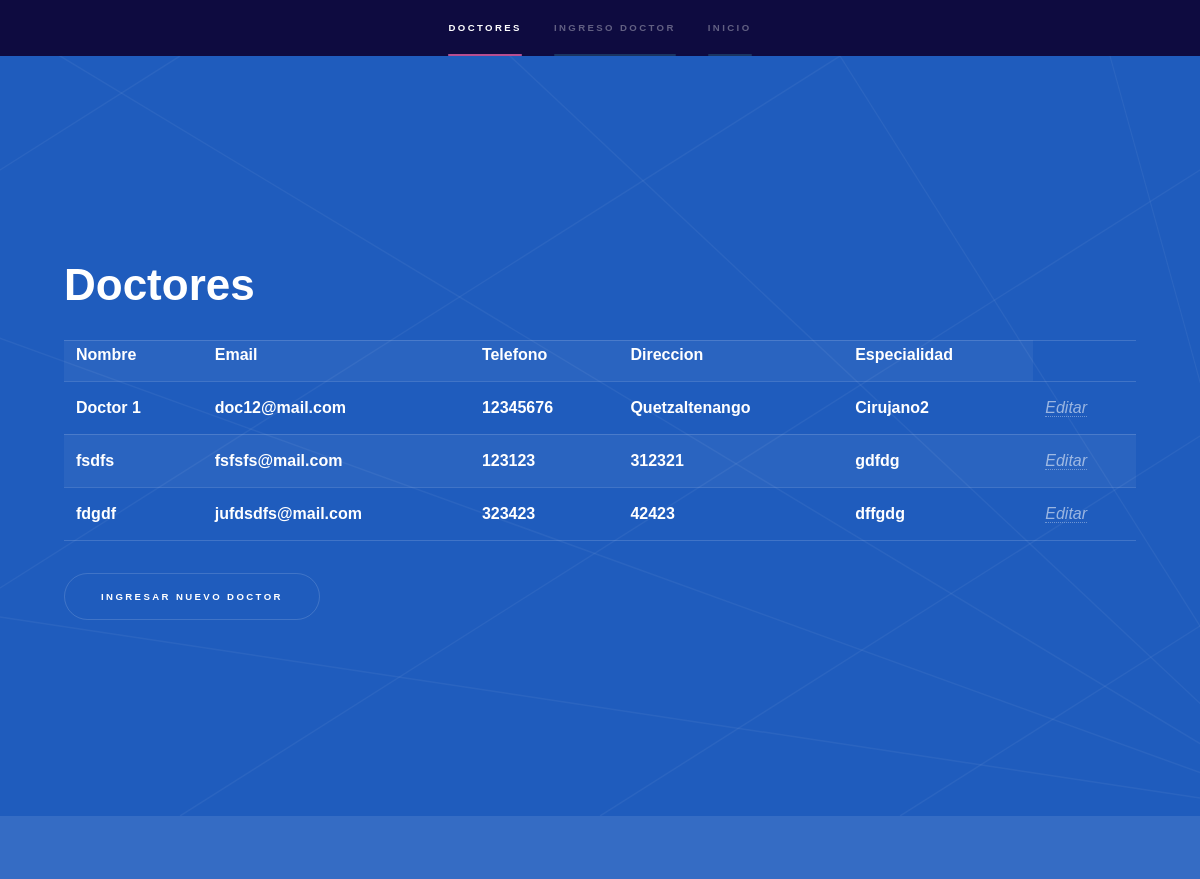
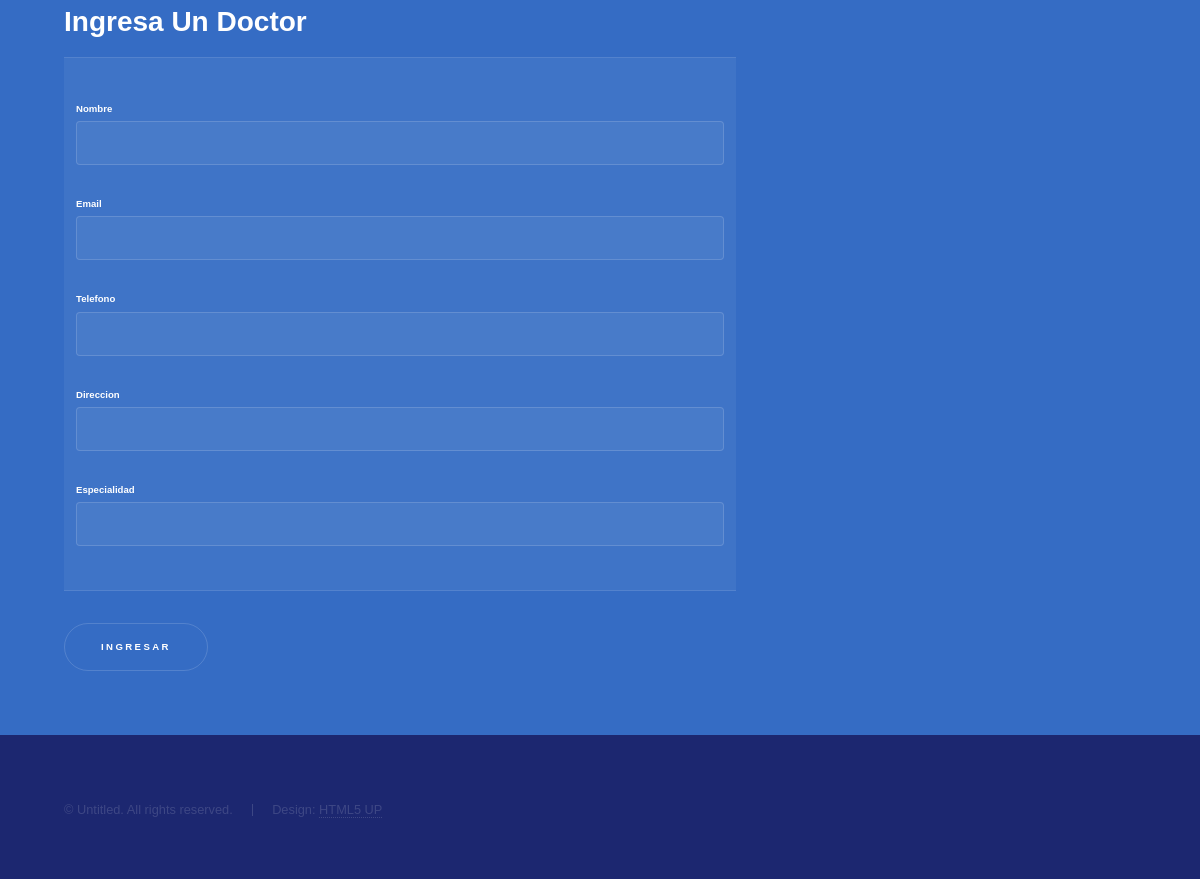
Screenshot of /doctor/doctor/ (signed in) with the database file from the repository (2 pictures, top to bottom).
### Doctores/models.py (models this page shows, shortened)
class RegistroDoctor(models.Model):
    nombre = models.CharField(max_length = 60 , blank = False)
    email = models.EmailField()
    telefono = models.CharField(max_length = 8 , blank = True)
    direccion = models.CharField(max_length = 60 , blank = False)
    especialidad = models.CharField(max_length = 50 , blank = True)

### Doctores/views.py (the view)
def paginadoctor(request):
    formulario_para_doctor= FormularioRegistroDoctor(request.POST or None)
    queryset = modeloDoctor.objects.all()
    if formulario_para_doctor.is_valid():
        instance = formulario_para_doctor.save(commit=False)
        instance.save()
        formulario_para_doctor = FormularioRegistroDoctor()
    context = {
        "form": formulario_para_doctor,
        "queryset":queryset
    }
    return render(request, "Doctores/doctores.html", context)

### Doctores/forms.py
class FormularioRegistroDoctor(forms.ModelForm):
    class Meta:
        model = RegistroDoctor
        fields = [
        "nombre",
        "email",
        "telefono",
        "direccion",
        "especialidad",
        ]

### templates/Doctores/doctores.html (shortened to what this page needs)
{% extends 'baseTemplate/base.html'%}
  {% block navBar %}
  <li><a href="#intro">Doctores</a></li>
  <li><a href="#one">Ingreso Doctor</a></li>
  {% endblock %}
{% block apartados %}
  <section id="intro" class="wrapper style1 fullscreen fade-up">
    <div class="inner">
      <h1>Doctores</h1>
      <table>
        <tr>
            <th>Nombre</th>
            <th>Email</th>
            <th>Telefono</th>
            <th>Direccion</th>
            <th>Especialidad</th>
       </tr>
            {% for dato in queryset %}
            <tr>
              <th>{{ dato.nombre }}</th>
              <th>{{dato.email}}</th>
              <th>{{dato.telefono}}</th>
              <th>{{dato.direccion}}</th>
              <th>{{dato.especialidad}}</th>
              <td><a href='editar/{{dato.id}}'><i>Editar</i></a></td>
            </tr>
            {% endfor %}
          </table>
      <ul class="actions">
        <li><a href="#one" class="button scrolly">Ingresar Nuevo Doctor</a></li>
      </ul>
    </div>
  </section>
<section id="one" class="wrapper style2 spotlights">
  <section>
    <div class="content">
      <div class="inner">
        <h2>Ingresa Un Doctor</h2>
        <form method='POST' action=''>{% csrf_token %}
          <table>
            <td>
              <p><h6>Nombre</h6>{{form.nombre}}</p>
              <p><h6>Email</h6>{{form.email}}</p>
              <p><h6>Telefono</h6>{{form.telefono}}</p>
              <p><h6>Direccion</h6>{{form.direccion}}</p>
              <p><h6>Especialidad</h6>{{form.especialidad}}</p>
            </td>
          </table>
          <input type = "submit" value = "Ingresar" />
        </form>
      </div>
    </div>
  </section>
</section>
{% endblock %}

### rows the page displays
RegistroDoctor: nombre "Doctor 1", email "doc12@mail.com", telefono "12345676", direccion "Quetzaltenango", especialidad "Cirujano2"
RegistroDoctor: nombre "fsdfs", email "fsfsfs@mail.com", telefono "123123", direccion "312321", especialidad "gdfdg"
RegistroDoctor: nombre "fdgdf", email "jufdsdfs@mail.com", telefono "323423", direccion "42423", especialidad "dffgdg"
